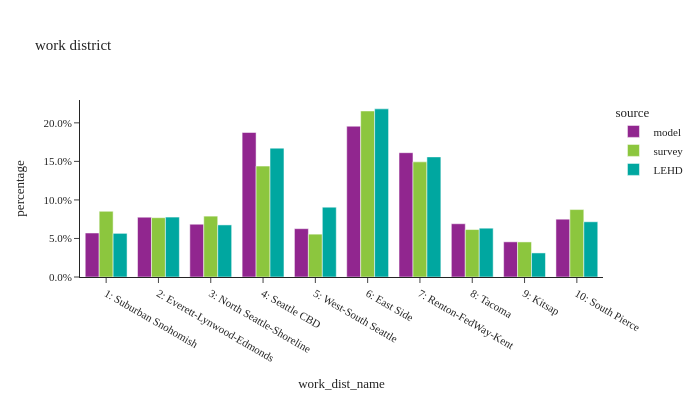

The code cell stored with this chart in its notebook:
### Code cell
df_plot = df_district_flows.groupby(['source','work_dist_name'], observed=True)['person_weight'].sum().\
    reset_index()
util.plot_share_barchart(df_plot, 'person_weight', 'work_dist_name', title="work district")

### Figure 1 — Plotly figure (JSON) as saved in the notebook; plotly's stock layout.template omitted (floating-point values rounded to 4 significant figures)
{"data": [{"alignmentgroup": "True", "customdata": [[110900.0, 1.0], [150600.0, 1.0], [133000.0, 1.0], [364100.0, 1.0], [121800.0, 1.0], [380000.0, 1.0], [313200.0, 1.0], [134200.0, 1.0], [88620.0, 1.0], [145700.0, 1.0]], "hovertemplate": "source=model<br>work_dist_name=%{x}<br>percentage=%{y}<br>weighted_sum=%{customdata[0]}<br>sample_size=%{customdata[1]}<extra></extra>", "legendgroup": "model", "marker": {"color": "#91268F", "pattern": {"shape": ""}}, "name": "model", "offsetgroup": "model", "orientation": "v", "showlegend": true, "textposition": "auto", "type": "bar", "x": ["1: Suburban Snohomish", "2: Everett-Lynwood-Edmonds", "3: North Seattle-Shoreline", "4: Seattle CBD", "5: West-South Seattle", "6: East Side", "7: Renton-FedWay-Kent", "8: Tacoma", "9: Kitsap", "10: South Pierce"], "xaxis": "x", "y": [0.05709, 0.07757, 0.06847, 0.1875, 0.06271, 0.1957, 0.1613, 0.0691, 0.04563, 0.075], "yaxis": "y"}, {"alignmentgroup": "True", "customdata": [[146200.0, 1.0], [131900.0, 1.0], [135400.0, 1.0], [246700.0, 1.0], [95310.0, 1.0], [369300.0, 1.0], [256100.0, 1.0], [105600.0, 1.0], [78020.0, 1.0], [150000.0, 1.0]], "hovertemplate": "source=survey<br>work_dist_name=%{x}<br>percentage=%{y}<br>weighted_sum=%{customdata[0]}<br>sample_size=%{customdata[1]}<extra></extra>", "legendgroup": "survey", "marker": {"color": "#8CC63E", "pattern": {"shape": ""}}, "name": "survey", "offsetgroup": "survey", "orientation": "v", "showlegend": true, "textposition": "auto", "type": "bar", "x": ["1: Suburban Snohomish", "2: Everett-Lynwood-Edmonds", "3: North Seattle-Shoreline", "4: Seattle CBD", "5: West-South Seattle", "6: East Side", "7: Renton-FedWay-Kent", "8: Tacoma", "9: Kitsap", "10: South Pierce"], "xaxis": "x", "y": [0.08524, 0.07694, 0.07898, 0.1439, 0.05559, 0.2154, 0.1494, 0.06158, 0.0455, 0.08749], "yaxis": "y"}, {"alignmentgroup": "True", "customdata": [[97750.0, 1.0], [134200.0, 1.0], [116700.0, 1.0], [288500.0, 1.0], [156400.0, 1.0], [376500.0, 1.0], [269000.0, 1.0], [109300.0, 1.0], [53900.0, 1.0], [123700.0, 1.0]], "hovertemplate": "source=LEHD<br>work_dist_name=%{x}<br>percentage=%{y}<br>weighted_sum=%{customdata[0]}<br>sample_size=%{customdata[1]}<extra></extra>", "legendgroup": "LEHD", "marker": {"color": "#00A7A0", "pattern": {"shape": ""}}, "name": "LEHD", "offsetgroup": "LEHD", "orientation": "v", "showlegend": true, "textposition": "auto", "type": "bar", "x": ["1: Suburban Snohomish", "2: Everett-Lynwood-Edmonds", "3: North Seattle-Shoreline", "4: Seattle CBD", "5: West-South Seattle", "6: East Side", "7: Renton-FedWay-Kent", "8: Tacoma", "9: Kitsap", "10: South Pierce"], "xaxis": "x", "y": [0.05664, 0.07776, 0.06759, 0.1672, 0.09063, 0.2182, 0.1558, 0.06333, 0.03123, 0.07165], "yaxis": "y"}], "layout": {"barmode": "group", "height": 400, "legend": {"title": {"text": "source"}, "tracegroupgap": 0}, "title": {"text": "work district"}, "width": 700, "xaxis": {"anchor": "y", "domain": [0.0, 1.0], "title": {"text": "work_dist_name"}}, "yaxis": {"anchor": "x", "domain": [0.0, 1.0], "tickformat": ".1%", "title": {"text": "percentage"}}}}
